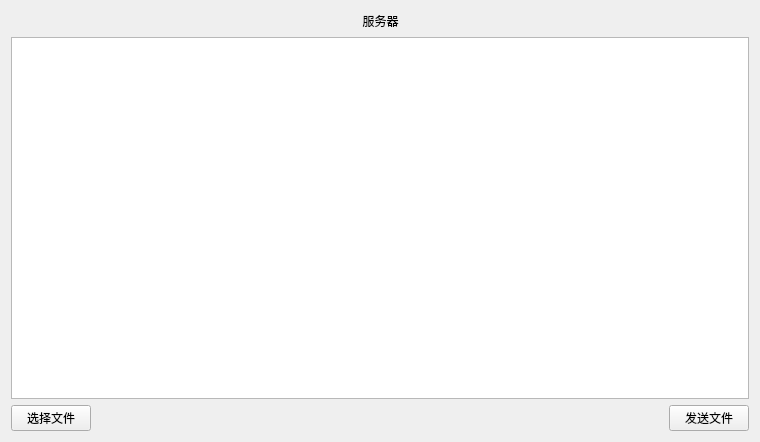
<?xml version="1.0" encoding="UTF-8"?>
<ui version="4.0">
 <class>QTcpServer</class>
 <widget class="QWidget" name="QTcpServer">
  <property name="geometry">
   <rect>
    <x>0</x>
    <y>0</y>
    <width>760</width>
    <height>442</height>
   </rect>
  </property>
  <property name="windowTitle">
   <string>Form</string>
  </property>
  <layout class="QVBoxLayout" name="verticalLayout">
   <item>
    <layout class="QHBoxLayout" name="horizontalLayout">
     <item>
      <spacer name="horizontalSpacer">
       <property name="orientation">
        <enum>Qt::Horizontal</enum>
       </property>
       <property name="sizeHint" stdset="0">
        <size>
         <width>178</width>
         <height>20</height>
        </size>
       </property>
      </spacer>
     </item>
     <item>
      <widget class="QLabel" name="label">
       <property name="text">
        <string>服务器</string>
       </property>
       <property name="alignment">
        <set>Qt::AlignCenter</set>
       </property>
      </widget>
     </item>
     <item>
      <spacer name="horizontalSpacer_2">
       <property name="orientation">
        <enum>Qt::Horizontal</enum>
       </property>
       <property name="sizeHint" stdset="0">
        <size>
         <width>218</width>
         <height>20</height>
        </size>
       </property>
      </spacer>
     </item>
    </layout>
   </item>
   <item>
    <widget class="QTextBrowser" name="textBrowser"/>
   </item>
   <item>
    <layout class="QHBoxLayout" name="horizontalLayout_2">
     <item>
      <widget class="QPushButton" name="pushButton">
       <property name="text">
        <string>选择文件</string>
       </property>
      </widget>
     </item>
     <item>
      <spacer name="horizontalSpacer_3">
       <property name="orientation">
        <enum>Qt::Horizontal</enum>
       </property>
       <property name="sizeHint" stdset="0">
        <size>
         <width>128</width>
         <height>20</height>
        </size>
       </property>
      </spacer>
     </item>
     <item>
      <widget class="QPushButton" name="pushButton_2">
       <property name="text">
        <string>发送文件</string>
       </property>
      </widget>
     </item>
    </layout>
   </item>
  </layout>
 </widget>
 <resources/>
 <connections/>
</ui>
